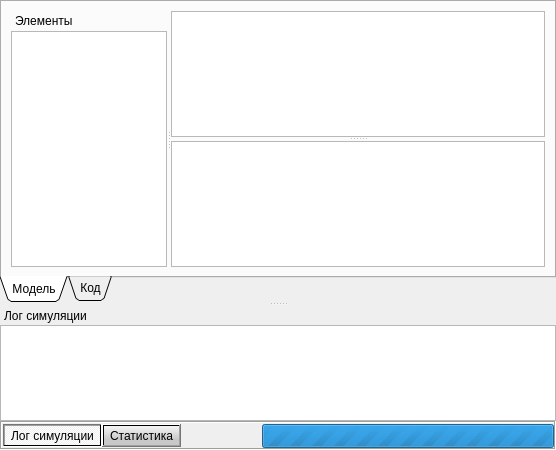
<?xml version="1.0" encoding="UTF-8"?>
<ui version="4.0">
 <class>Document</class>
 <widget class="QDialog" name="Document">
  <property name="geometry">
   <rect>
    <x>0</x>
    <y>0</y>
    <width>556</width>
    <height>450</height>
   </rect>
  </property>
  <property name="windowTitle">
   <string>Модель</string>
  </property>
  <layout class="QVBoxLayout" name="verticalLayout">
   <property name="spacing">
    <number>0</number>
   </property>
   <property name="margin">
    <number>0</number>
   </property>
   <item>
    <widget class="QWidget" name="toolPanel" native="true"/>
   </item>
   <item>
    <widget class="QSplitter" name="splitter_2">
     <property name="orientation">
      <enum>Qt::Vertical</enum>
     </property>
     <property name="childrenCollapsible">
      <bool>false</bool>
     </property>
     <widget class="QTabWidget" name="tabWidget">
      <property name="sizePolicy">
       <sizepolicy hsizetype="Expanding" vsizetype="Expanding">
        <horstretch>0</horstretch>
        <verstretch>3</verstretch>
       </sizepolicy>
      </property>
      <property name="tabPosition">
       <enum>QTabWidget::South</enum>
      </property>
      <property name="tabShape">
       <enum>QTabWidget::Triangular</enum>
      </property>
      <property name="currentIndex">
       <number>0</number>
      </property>
      <property name="documentMode">
       <bool>false</bool>
      </property>
      <widget class="QWidget" name="modelTab">
       <attribute name="title">
        <string>Модель</string>
       </attribute>
       <layout class="QGridLayout" name="gridLayout">
        <item row="0" column="0">
         <widget class="QSplitter" name="splitter_3">
          <property name="orientation">
           <enum>Qt::Horizontal</enum>
          </property>
          <widget class="QDockWidget" name="toolsDock">
           <property name="sizePolicy">
            <sizepolicy hsizetype="Minimum" vsizetype="Preferred">
             <horstretch>0</horstretch>
             <verstretch>0</verstretch>
            </sizepolicy>
           </property>
           <property name="minimumSize">
            <size>
             <width>156</width>
             <height>114</height>
            </size>
           </property>
           <property name="maximumSize">
            <size>
             <width>156</width>
             <height>524287</height>
            </size>
           </property>
           <property name="features">
            <set>QDockWidget::NoDockWidgetFeatures</set>
           </property>
           <property name="windowTitle">
            <string>Элементы</string>
           </property>
           <widget class="QWidget" name="dockWidgetContents">
            <layout class="QGridLayout" name="gridLayout_6">
             <property name="leftMargin">
              <number>0</number>
             </property>
             <property name="topMargin">
              <number>1</number>
             </property>
             <property name="rightMargin">
              <number>0</number>
             </property>
             <property name="bottomMargin">
              <number>0</number>
             </property>
             <item row="0" column="0">
              <widget class="QTreeView" name="toolsView">
               <property name="sizePolicy">
                <sizepolicy hsizetype="Fixed" vsizetype="Expanding">
                 <horstretch>0</horstretch>
                 <verstretch>0</verstretch>
                </sizepolicy>
               </property>
               <property name="styleSheet">
                <string notr="true">QTreeView {
    show-decoration-selected: 1;
}

QTreeView::item:!enabled {
	background-color: rgb(190, 210, 210);
	color: black;
	border: 1px solid #d9d9d9;
}</string>
               </property>
               <property name="editTriggers">
                <set>QAbstractItemView::NoEditTriggers</set>
               </property>
               <property name="showDropIndicator" stdset="0">
                <bool>false</bool>
               </property>
               <property name="dragEnabled">
                <bool>true</bool>
               </property>
               <property name="dragDropMode">
                <enum>QAbstractItemView::DragOnly</enum>
               </property>
               <property name="iconSize">
                <size>
                 <width>48</width>
                 <height>48</height>
                </size>
               </property>
               <property name="textElideMode">
                <enum>Qt::ElideLeft</enum>
               </property>
               <property name="indentation">
                <number>0</number>
               </property>
               <property name="rootIsDecorated">
                <bool>false</bool>
               </property>
               <property name="animated">
                <bool>true</bool>
               </property>
               <property name="allColumnsShowFocus">
                <bool>false</bool>
               </property>
               <property name="headerHidden">
                <bool>true</bool>
               </property>
              </widget>
             </item>
            </layout>
           </widget>
          </widget>
          <widget class="QSplitter" name="propSceneSplitter">
           <property name="orientation">
            <enum>Qt::Vertical</enum>
           </property>
           <widget class="QGraphicsView" name="graphicsView">
            <property name="sizePolicy">
             <sizepolicy hsizetype="Expanding" vsizetype="Expanding">
              <horstretch>0</horstretch>
              <verstretch>0</verstretch>
             </sizepolicy>
            </property>
            <property name="mouseTracking">
             <bool>false</bool>
            </property>
            <property name="renderHints">
             <set>QPainter::Antialiasing|QPainter::NonCosmeticDefaultPen|QPainter::TextAntialiasing</set>
            </property>
            <property name="dragMode">
             <enum>QGraphicsView::RubberBandDrag</enum>
            </property>
            <property name="viewportUpdateMode">
             <enum>QGraphicsView::SmartViewportUpdate</enum>
            </property>
            <property name="rubberBandSelectionMode">
             <enum>Qt::IntersectsItemShape</enum>
            </property>
           </widget>
           <widget class="QTableView" name="propView">
            <attribute name="horizontalHeaderHighlightSections">
             <bool>false</bool>
            </attribute>
            <attribute name="verticalHeaderVisible">
             <bool>false</bool>
            </attribute>
           </widget>
          </widget>
         </widget>
        </item>
       </layout>
      </widget>
      <widget class="QWidget" name="codeTab">
       <attribute name="title">
        <string>Код</string>
       </attribute>
       <layout class="QGridLayout" name="gridLayout_3">
        <item row="0" column="0">
         <widget class="QTextEdit" name="codeEdit"/>
        </item>
       </layout>
      </widget>
     </widget>
     <widget class="QDockWidget" name="logDock">
      <property name="sizePolicy">
       <sizepolicy hsizetype="Preferred" vsizetype="Preferred">
        <horstretch>0</horstretch>
        <verstretch>1</verstretch>
       </sizepolicy>
      </property>
      <property name="minimumSize">
       <size>
        <width>109</width>
        <height>115</height>
       </size>
      </property>
      <property name="features">
       <set>QDockWidget::NoDockWidgetFeatures</set>
      </property>
      <property name="windowTitle">
       <string>Лог симуляции</string>
      </property>
      <widget class="QWidget" name="dockWidgetContents_3">
       <layout class="QGridLayout" name="gridLayout_2">
        <property name="margin">
         <number>0</number>
        </property>
        <item row="0" column="0">
         <widget class="QTreeView" name="simulationLog">
          <property name="contextMenuPolicy">
           <enum>Qt::CustomContextMenu</enum>
          </property>
          <property name="editTriggers">
           <set>QAbstractItemView::NoEditTriggers</set>
          </property>
          <property name="alternatingRowColors">
           <bool>true</bool>
          </property>
          <property name="selectionMode">
           <enum>QAbstractItemView::ExtendedSelection</enum>
          </property>
          <property name="rootIsDecorated">
           <bool>false</bool>
          </property>
          <property name="itemsExpandable">
           <bool>false</bool>
          </property>
          <property name="sortingEnabled">
           <bool>true</bool>
          </property>
          <property name="animated">
           <bool>true</bool>
          </property>
          <property name="allColumnsShowFocus">
           <bool>true</bool>
          </property>
         </widget>
        </item>
       </layout>
      </widget>
     </widget>
    </widget>
   </item>
   <item>
    <widget class="QFrame" name="statusBar">
     <property name="sizePolicy">
      <sizepolicy hsizetype="Preferred" vsizetype="Fixed">
       <horstretch>0</horstretch>
       <verstretch>0</verstretch>
      </sizepolicy>
     </property>
     <property name="frameShape">
      <enum>QFrame::Box</enum>
     </property>
     <property name="frameShadow">
      <enum>QFrame::Sunken</enum>
     </property>
     <property name="lineWidth">
      <number>1</number>
     </property>
     <property name="midLineWidth">
      <number>0</number>
     </property>
     <layout class="QHBoxLayout" name="horizontalLayout_2">
      <property name="spacing">
       <number>0</number>
      </property>
      <property name="leftMargin">
       <number>1</number>
      </property>
      <property name="topMargin">
       <number>1</number>
      </property>
      <property name="rightMargin">
       <number>0</number>
      </property>
      <property name="bottomMargin">
       <number>0</number>
      </property>
      <item>
       <widget class="QToolButton" name="logButton">
        <property name="autoFillBackground">
         <bool>false</bool>
        </property>
        <property name="styleSheet">
         <string notr="true">QToolButton
{	
	background-color: qlineargradient(spread:pad, x1:1, y1:1, x2:1, y2:0, stop:0.288557 rgba(200, 200, 200, 255), stop:1 rgba(245, 245, 245, 255));
}</string>
        </property>
        <property name="text">
         <string>Лог симуляции</string>
        </property>
        <property name="shortcut">
         <string>Ctrl+L</string>
        </property>
        <property name="checkable">
         <bool>true</bool>
        </property>
        <property name="checked">
         <bool>true</bool>
        </property>
        <property name="popupMode">
         <enum>QToolButton::DelayedPopup</enum>
        </property>
        <property name="toolButtonStyle">
         <enum>Qt::ToolButtonTextOnly</enum>
        </property>
        <property name="autoRaise">
         <bool>false</bool>
        </property>
       </widget>
      </item>
      <item>
       <widget class="QToolButton" name="toolButton">
        <property name="styleSheet">
         <string notr="true">QToolButton
{	
	background-color: qlineargradient(spread:pad, x1:1, y1:1, x2:1, y2:0, stop:0.288557 rgba(200, 200, 200, 255), stop:1 rgba(245, 245, 245, 255));
}</string>
        </property>
        <property name="text">
         <string>Статистика</string>
        </property>
        <property name="checkable">
         <bool>true</bool>
        </property>
       </widget>
      </item>
      <item>
       <spacer name="horizontalSpacer">
        <property name="orientation">
         <enum>Qt::Horizontal</enum>
        </property>
        <property name="sizeType">
         <enum>QSizePolicy::Expanding</enum>
        </property>
        <property name="sizeHint" stdset="0">
         <size>
          <width>200</width>
          <height>20</height>
         </size>
        </property>
       </spacer>
      </item>
      <item>
       <widget class="QProgressBar" name="progressBar">
        <property name="sizePolicy">
         <sizepolicy hsizetype="Minimum" vsizetype="Fixed">
          <horstretch>0</horstretch>
          <verstretch>0</verstretch>
         </sizepolicy>
        </property>
        <property name="minimumSize">
         <size>
          <width>292</width>
          <height>24</height>
         </size>
        </property>
        <property name="styleSheet">
         <string notr="true"> QProgressBar {
     text-align: center;
 }</string>
        </property>
        <property name="maximum">
         <number>0</number>
        </property>
        <property name="value">
         <number>0</number>
        </property>
        <property name="textVisible">
         <bool>true</bool>
        </property>
        <property name="invertedAppearance">
         <bool>false</bool>
        </property>
        <property name="format">
         <string>Симуляция: %p%</string>
        </property>
       </widget>
      </item>
     </layout>
    </widget>
   </item>
  </layout>
 </widget>
 <resources/>
 <connections/>
</ui>
